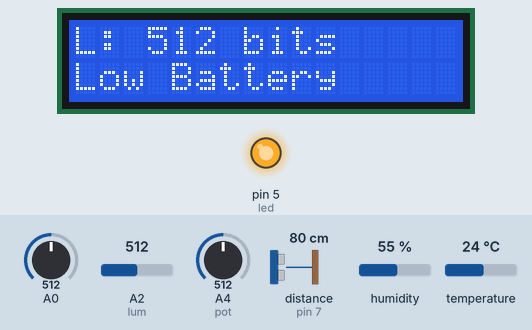
Simulated run of this sketch. Board: Arduino Uno, built with avr-gcc and run on an emulated ATmega328P. Parts: 16×2 character LCD, output pins drawn as LEDs (lit = HIGH). Wiring (inferred from the names in the program): ultrasonic range finder: trigger pin 6; echo pin 7. The test bench sets the inputs (shaded band); at power-on: A4 (pot) = 512, distance to the obstacle (sensor on pin 7) 80 cm, A2 (lum) = 512, temperature 24 °C, A0 = 512, humidity 55 %. The echo pulse lasts 58.3 µs per cm; pins used as bus, display or sensor lines are not drawn; what the sketch prints to the serial monitor is not drawn.

Above: at 1.2 s.
1.3 s: A4 (pot) set to 638
2.8 s: A4 (pot) set to 666
At 4.0 s:
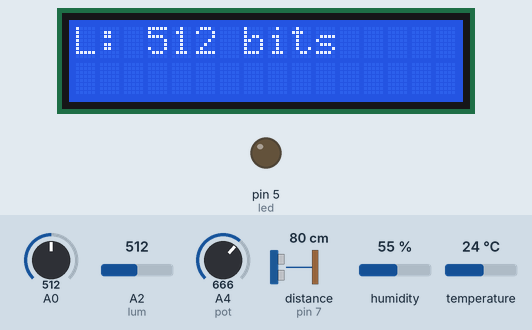
4.3 s: distance to the obstacle (sensor on pin 7) set to 2 cm
At 5.2 s:
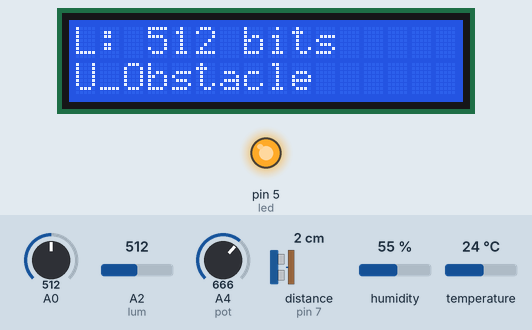
5.9 s: A2 (lum) set to 105
At 6.9 s:
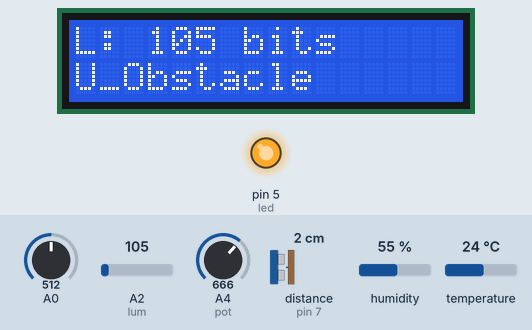
7.4 s: A2 (lum) set to 91
At 8.5 s:
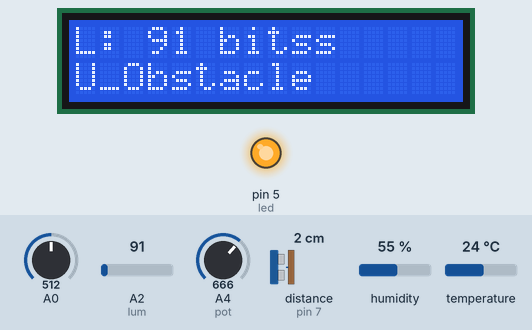
8.9 s: temperature set to 28 °C
At 11.5 s:
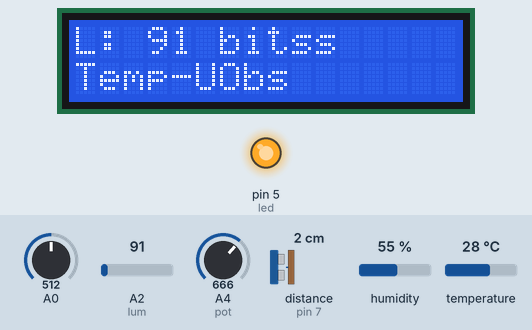
Timing chart, 0 to 12.9 s (numbered marks = the images above; inputs shaded):
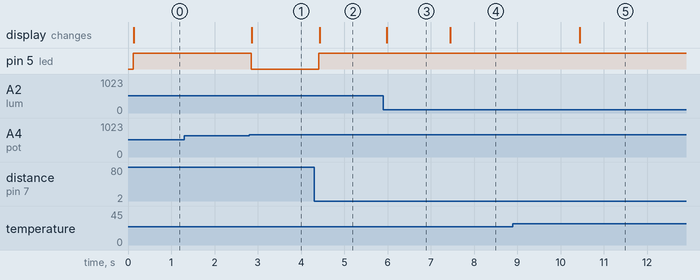

Measured:
- the behaviour switches between 650 and 651 on A4 (pot) (found by bisection; images 0 and 1)
- the behaviour switches between 100 and 99 on A2 (lum) (found by bisection; images 3 and 4)
- after the input at 1.3 s, every drawn part: stays the same
- after the input at 2.8 s, pin 5 (led): HIGH → LOW after 0.05 s; the display: changes after 0.06 s (image 1)
- after the input at 4.3 s, pin 5 (led): LOW → HIGH after 0.11 s; the display: changes after 0.13 s (image 2)
- after the input at 5.9 s, the display: changes after 0.08 s (image 3)
- after the input at 7.4 s, the display: changes after 0.05 s (image 4)
- after the input at 8.9 s, the display: changes after 1.5 s (image 5)

The sketch:

P6A6-Sensores.ino
```cpp
// Ejercicio 6 - Pràctica 06
#include <LiquidCrystal_I2C.h>      //Incluimos la libreria para comunicarnos por I2C con el LCD
LiquidCrystal_I2C lcd(0x27,16,2);

# include "DHT.h"           //Incluimos la libreria correspondiente a el DHT

# define DHTPIN 18
# define DHTTYPE DHT11

DHT dht(DHTPIN, DHTTYPE);    //Le asignamos el dht al pin que escogimos


#define lum A2      //Definimos los pines que se utilizaran
#define pot A4
#define led 5

#define trigPin 6
#define echoPin 7

float voltaje;   //Definimos las variables donde guardaremos las lecturas y transformaciones de estas
float aux;

bool alertaVoltaje = false;
bool alertaTemp = false;
bool alertaDU = false;
bool alertaDS = false;

int valueLum;
float pwm;
float tempAmbiente = 20;


long duracion;
int distancia;

int distanciaSharp;
int valor;
float tempC;
String auxi;

void setup() {         //Definimos los pines de salida digital e iniciamos el lcd y el dht
  lcd.init();
  Serial.begin(9600);
  pinMode(trigPin,OUTPUT);
  pinMode(echoPin,INPUT);
  pinMode(led, OUTPUT);
  dht.begin();
}

void loop() {
  lcd.backlight();
  // voltaje
  voltaje = analogRead(pot);   //Hacemos la lectura del voltaje que le llega al sistema
  if(voltaje < 651 ){         //Configuramos la alerta para cuando el voltaje baje del voltaje requerido
    alertaVoltaje = true;
  } else {
    alertaVoltaje = false;
  }

  // Luminosidad
  valueLum = analogRead(lum);    //Hacemos la lectura de la luminosidad que detecta el fotoresistor
  pwm = map(valueLum, 369, 1015, 255, 0);   //Sabiendo ya los valores que entrega hacemos el mapeo

  // Temperatura
  tempC = dht.readTemperature();   //Leemos la temperatura del sensor dht

  if(tempC >= tempAmbiente + 5) {  //Configuramos el indicador de calor del sistema para anunciar si se sobrecalienta
    alertaTemp = true;
  }else {
    alertaTemp = false;
  }

  // Distancia con  ultrasònico
  digitalWrite(trigPin, LOW);     //Hacemos el envío y recepción del pulso ultrasonico
  delayMicroseconds(2);

  digitalWrite(trigPin, HIGH);
  delayMicroseconds(10);
  digitalWrite(trigPin, LOW);

  duracion = pulseIn(echoPin, HIGH);  //Calculamos la distancia que registro a partir de las lecturas
  distancia = duracion * 0.0343 / 2;

  if(distancia <= 15) {   //Configuramos la alerta del indicador de cercanía con un alcance de 15cm
    alertaDU = true;
  }else {
    alertaDU = false;
  }

  // Distancia con sensor Sharp
  valor = analogRead(A0);
  distanciaSharp = 0.002 * pow(valor,2) - 0.7143 * valor + 73.059;   //Calculamos el valor registrado por el sensor Sharp de LDR

  if(distanciaSharp <= 15) {   //Configuramos la alerta del lector Sharp para indicar si hay obstaculo a 15 cm
    alertaDS = true;
  }else {
    alertaDS = false;
  }
  imprimirInfo();   //Llamamos a la funciuon que depliega la informacion de los sensores en el monitor serial
  auxi = "                ";
  alertas();   //Llamamos a la funcion que indicara las alertas en el lcd
  delay(50);
}

// A imprimir
// V: XX bits -- L: XX bits -- T: XX °C -- DU: XX cm -- DS: XX cm

void imprimirInfo() {
  lcd.setCursor(0,0);   //Imprimimos la luminosidad en el primer renglon del lcd
  lcd.print("L: ");
  lcd.print(valueLum);   //Imprimimos en el monitor serial los valores obtenidos de cada sensor
  lcd.print(" bits");
  Serial.print("V: ");
  Serial.print(voltaje);
  Serial.print(" bits -- ");
  Serial.print("L: ");
  Serial.print(valueLum);
  Serial.print(" bits -- ");
  Serial.print("T: ");
  Serial.print(tempC);
  Serial.print(" ºC -- ");
  Serial.print("DU: ");
  Serial.print(distancia);
  Serial.print(" cm -- ");
  Serial.print("DS: ");
  Serial.print(distanciaSharp);
  Serial.println(" cm -- ");
}

void alertas(){
  if(alertaVoltaje == true || alertaTemp == true || alertaDU == true || alertaDS == true ){  //Hacemos que prenda el led en caso de que haya alguna alerta activa sino se mantiene apagado
    digitalWrite(led, HIGH);
  }else{
    digitalWrite(led , LOW);
  }

  lcd.setCursor(0,1);

  //Configuramos los distintos casos de alertas que se pueden imprimir en el LCD y se lo asignamos a una variable auxiliar "auxi" que imprimir en el lcd despues de checar todas las alertas
  if(alertaVoltaje == false && alertaTemp == false && alertaDU ==false && alertaDS == true) {
    auxi = "S_Obstacle      ";
  }
  if(alertaVoltaje == false && alertaTemp == false && alertaDU ==true && alertaDS == false) {
    auxi = "U_Obstacle      ";
  }
  if(alertaVoltaje == false && alertaTemp == false && alertaDU ==true && alertaDS == true) {
    auxi = "UObs-SObs       ";
  }
  if(alertaVoltaje == false && alertaTemp == true && alertaDU ==false && alertaDS == false) {
    auxi = "Overheating     ";
  }
  if(alertaVoltaje == false && alertaTemp == true && alertaDU ==false && alertaDS == true) {
    auxi = "Temp-SObs       ";
  }
  if(alertaVoltaje == false && alertaTemp == true && alertaDU ==true && alertaDS == false) {
    auxi = "Temp-UObs       ";
  }
  if(alertaVoltaje == false && alertaTemp == true && alertaDU ==true && alertaDS == true) {
    auxi = "Temp-UObs-SObs  ";
  }
  if(alertaVoltaje == true && alertaTemp == false && alertaDU ==false && alertaDS == false) {
    auxi = "Low Battery     ";
  }
  if(alertaVoltaje == true && alertaTemp == false && alertaDU ==false && alertaDS == true) {
    auxi = "Bt-SObs         ";
  }
  if(alertaVoltaje == true && alertaTemp == false && alertaDU ==true && alertaDS == false) {
    auxi = "Bt-UObs         ";
  }
  if(alertaVoltaje == true && alertaTemp == false && alertaDU ==true && alertaDS == true) {
    auxi = "Bt-UObs-SObs    ";
  }
  if(alertaVoltaje == true && alertaTemp == true && alertaDU ==false && alertaDS == false) {
    auxi = "Bt-Temp         ";
  }
  if(alertaVoltaje == true && alertaTemp == true && alertaDU ==false && alertaDS == true) {
    auxi = "Bt-Temp-SObs    ";
  }
  if(alertaVoltaje == true && alertaTemp == true && alertaDU ==true && alertaDS == false) {
    auxi = "Bt-Temp-UObs    ";
  }
  if(alertaVoltaje == true && alertaTemp == true && alertaDU ==true && alertaDS == true) {
    auxi = "Bt-Temp-UObs-SOb";
  }


  lcd.print(auxi); //Imprimimos en el lcd las alertas correspondientes en el segundo renglon
}
```
